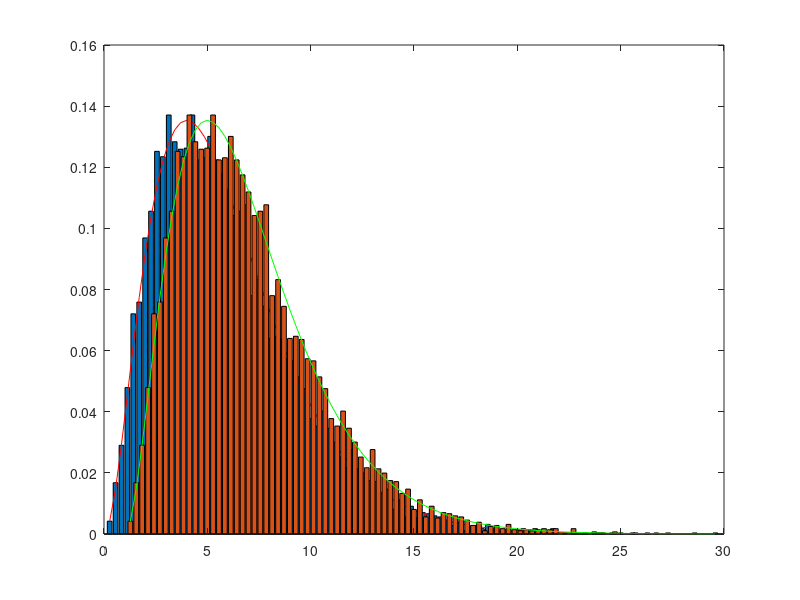

Source code (MATLAB):
a=3;
b=2;
z=1;
N=10000;
V2=gamrnd(a,b,1,N);
V3=V2+z;
[fs2,x2]=hist(V2,100);
fs2=fs2/N/(x2(2)-x2(1));
ft2=1/b^a/gamma(a)*x2.^(a-1).*exp(-x2/b);
[fs3,x3]=hist(V3,100);
fs3=fs3/N/(x3(2)-x3(1));
ft3=(1/b)^a/gamma(a)*(x3-z).^(a-1).*exp(-(x3-z)/b);

bar(x2,fs2);
hold on
plot(x2,ft2,'r');

bar(x3,fs3);
plot(x3,ft3,'g');
